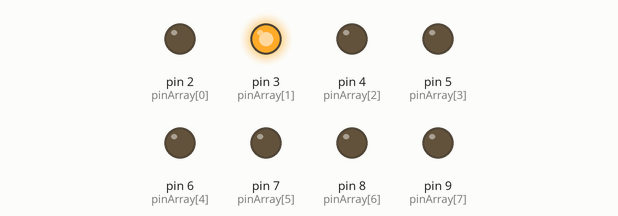
This sketch was run on a simulated Arduino Uno, built with avr-gcc and run on an emulated ATmega328P. Parts: output pins drawn as LEDs (lit = HIGH).

Above: at 0.1 s.
At 0.7 s:
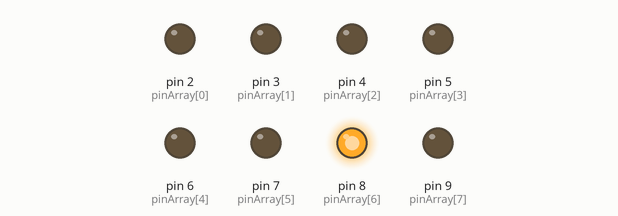
At 1.42 s:
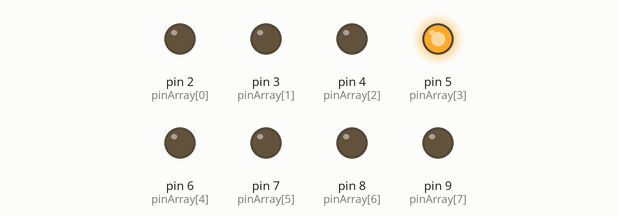
At 2.02 s:
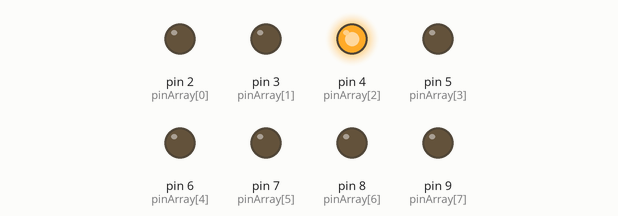
At 2.68 s:
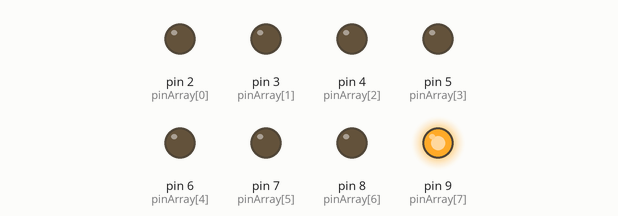
At 4.06 s:
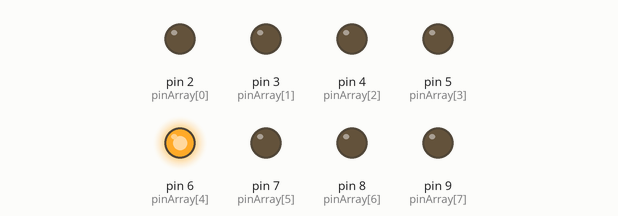
Timing chart, 0 to 4.4 s (numbered marks = the images above):
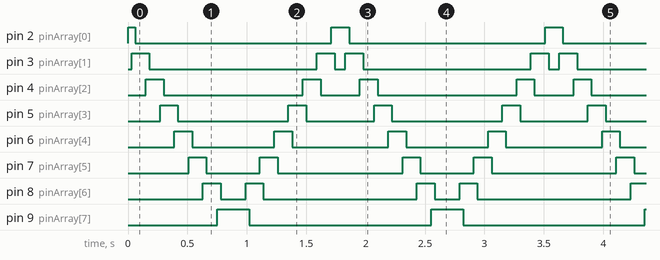

Measured:
- by itself, pin 2 (pinArray[0]): repeats every 1.8 s: LOW 1.7 s, HIGH 0.15 s
- by itself, pin 3 (pinArray[1]): repeats every 1.8 s: LOW 1.4 s, HIGH 0.15 s, LOW 0.09 s, HIGH 0.15 s
- by itself, pin 4 (pinArray[2]): repeats every 1.8 s: LOW 1.2 s, HIGH 0.15 s, LOW 0.33 s, HIGH 0.15 s
- by itself, pin 5 (pinArray[3]): repeats every 1.8 s: LOW 0.93 s, HIGH 0.15 s, LOW 0.57 s, HIGH 0.15 s
- by itself, pin 6 (pinArray[4]): alternates HIGH for 0.15 s and LOW for 0.75 s
- by itself, pin 7 (pinArray[5]): repeats every 1.8 s: LOW 0.45 s, HIGH 0.15 s, LOW 1.1 s, HIGH 0.15 s
- by itself, pin 8 (pinArray[6]): repeats every 1.8 s: LOW 0.21 s, HIGH 0.15 s, LOW 1.3 s, HIGH 0.15 s
- by itself, pin 9 (pinArray[7]): alternates HIGH for 0.27 s and LOW for 1.5 s

The sketch:

A_Harjoitus8.ino
```cpp
int pinArray[] = {2, 3, 4, 5, 6, 7,8,9};
int count = 0;
int timer = 30;

void setup(){
  for (count=0;count<8;count++) {
    pinMode(pinArray[count], OUTPUT);
  }
}

void loop() {
  for (count=0;count<7;count++) {
   digitalWrite(pinArray[count], HIGH);
   delay(timer);
   digitalWrite(pinArray[count + 1], HIGH);
   delay(timer);
   digitalWrite(pinArray[count], LOW);
   delay(timer*2);
  }
  for (count=8;count>0;count--) {
   digitalWrite(pinArray[count], HIGH);
   delay(timer);
   digitalWrite(pinArray[count - 1], HIGH);
   delay(timer);
   digitalWrite(pinArray[count], LOW);
   delay(timer*2);
  }
}
```
